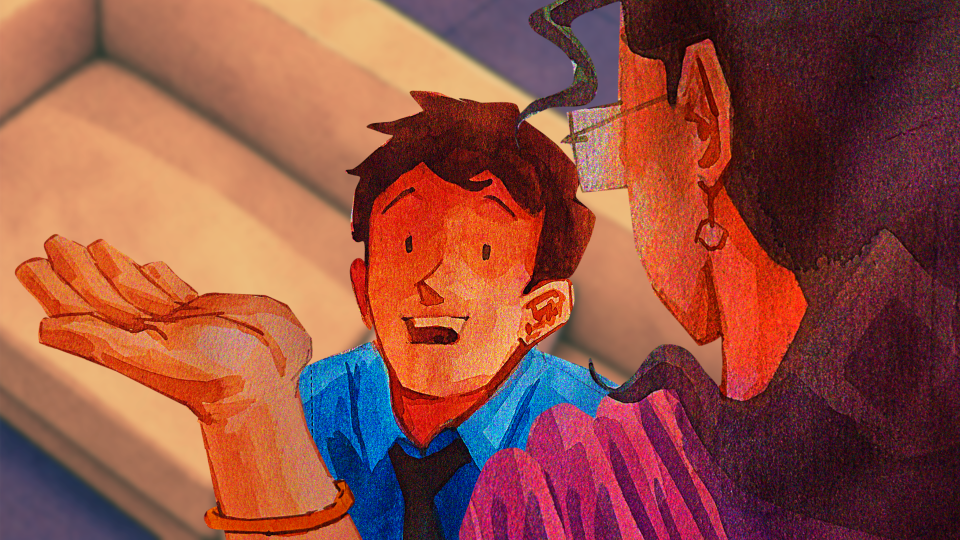
#> input picture assets/references/still 2.png, 1920 x 1080 px, found by its file name (shown at 1/2 size); its folder holds only this picture in this run
$ python previews.py
#> lines starting #> are read from the running program, lines starting #| are printed output that depends on the picture
import os, sys
from PIL import Image
src = r"C:\Users\ALIENWARE\.gemini\antigravity\scratch\tiffin-experience\assets\references"
dst = r"C:\Users\ALIENWARE\.gemini\antigravity\brain\5870a321-fa75-4e82-a1ae-56953261be32\scratch"
os.makedirs(dst, exist_ok=True)
for n in ["still 2", "still 3", "still 4", "still 5"]:
    im = Image.open(os.path.join(src, n + ".png")).convert("RGB").resize((1280, 720), Image.LANCZOS)
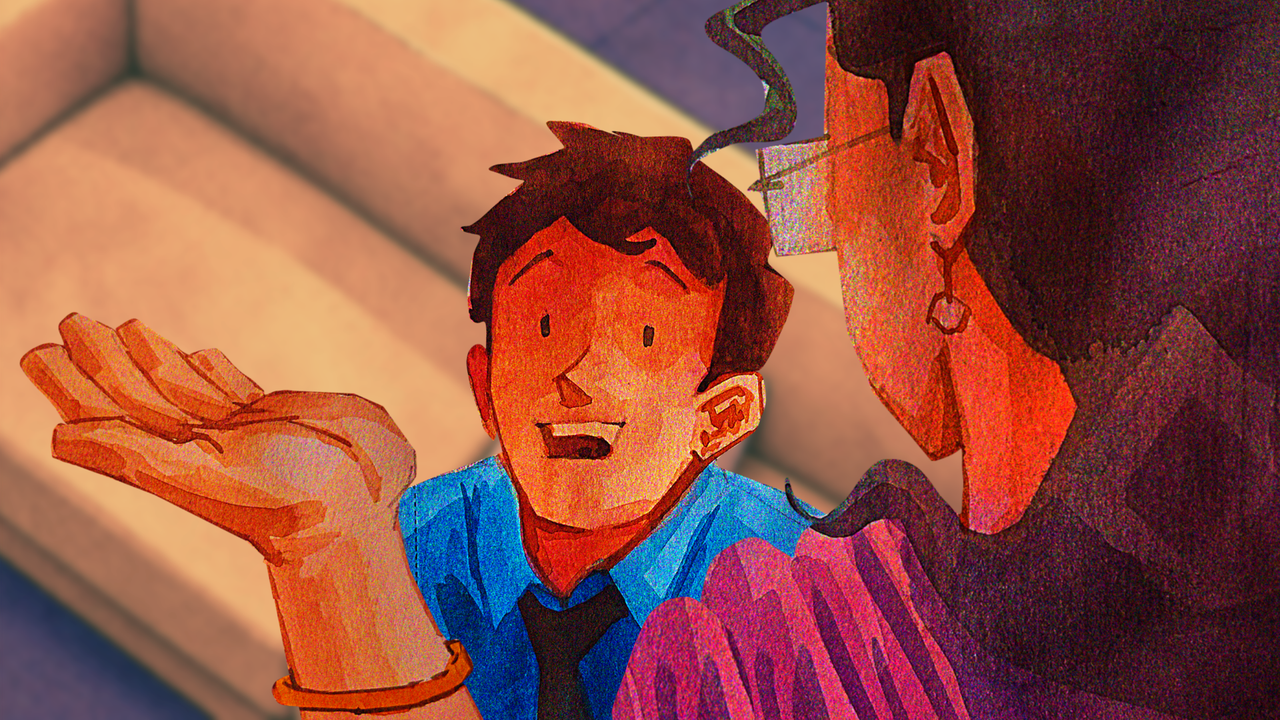
#> im: PIL image 1280x720 RGB; mean R, G, B 146, 80, 67.6
#> (the run stopped early here; a loop or call above may not have finished)
